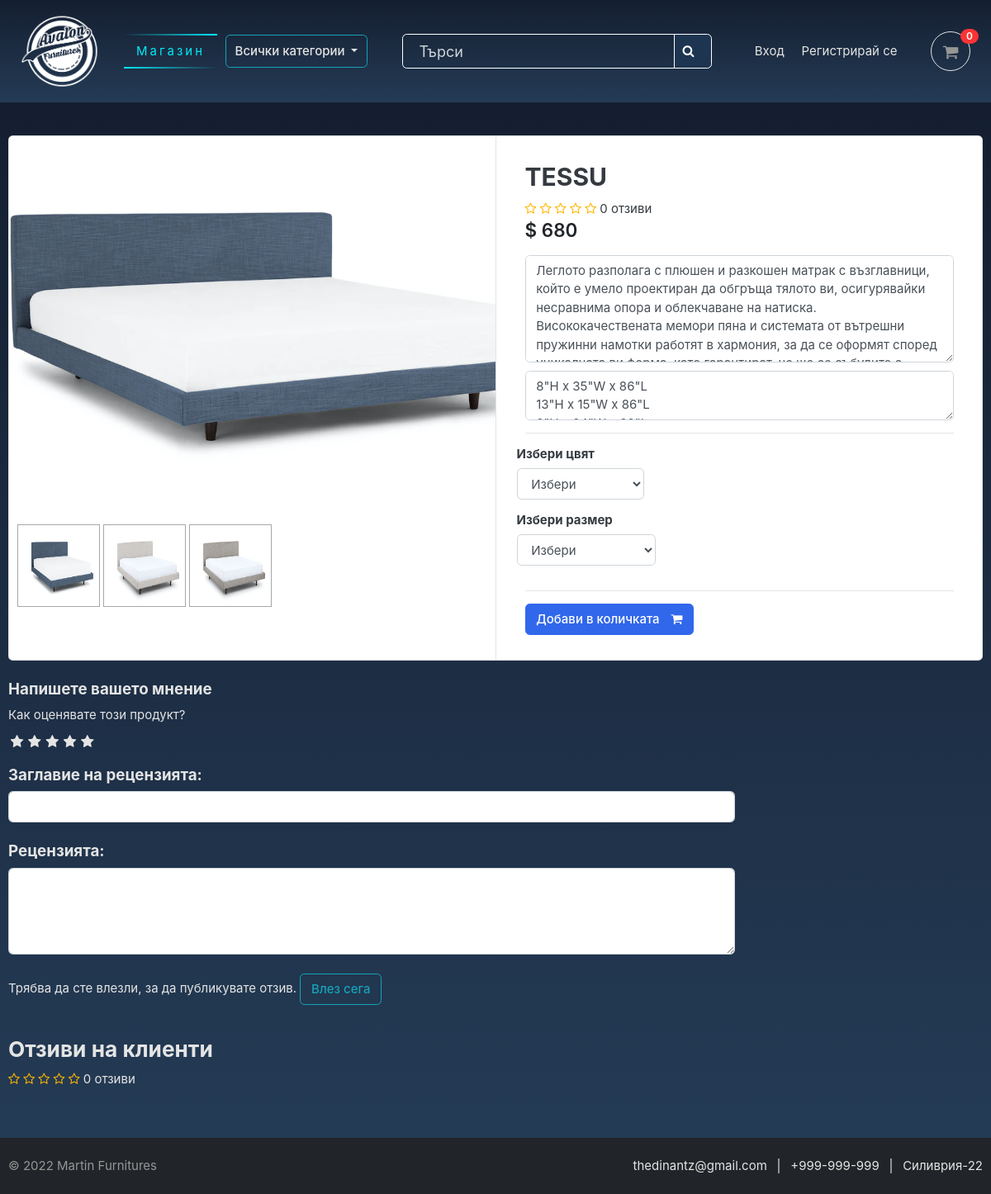
/store/category/spalnya/tessu/, run on an earlier commit of the app's database.
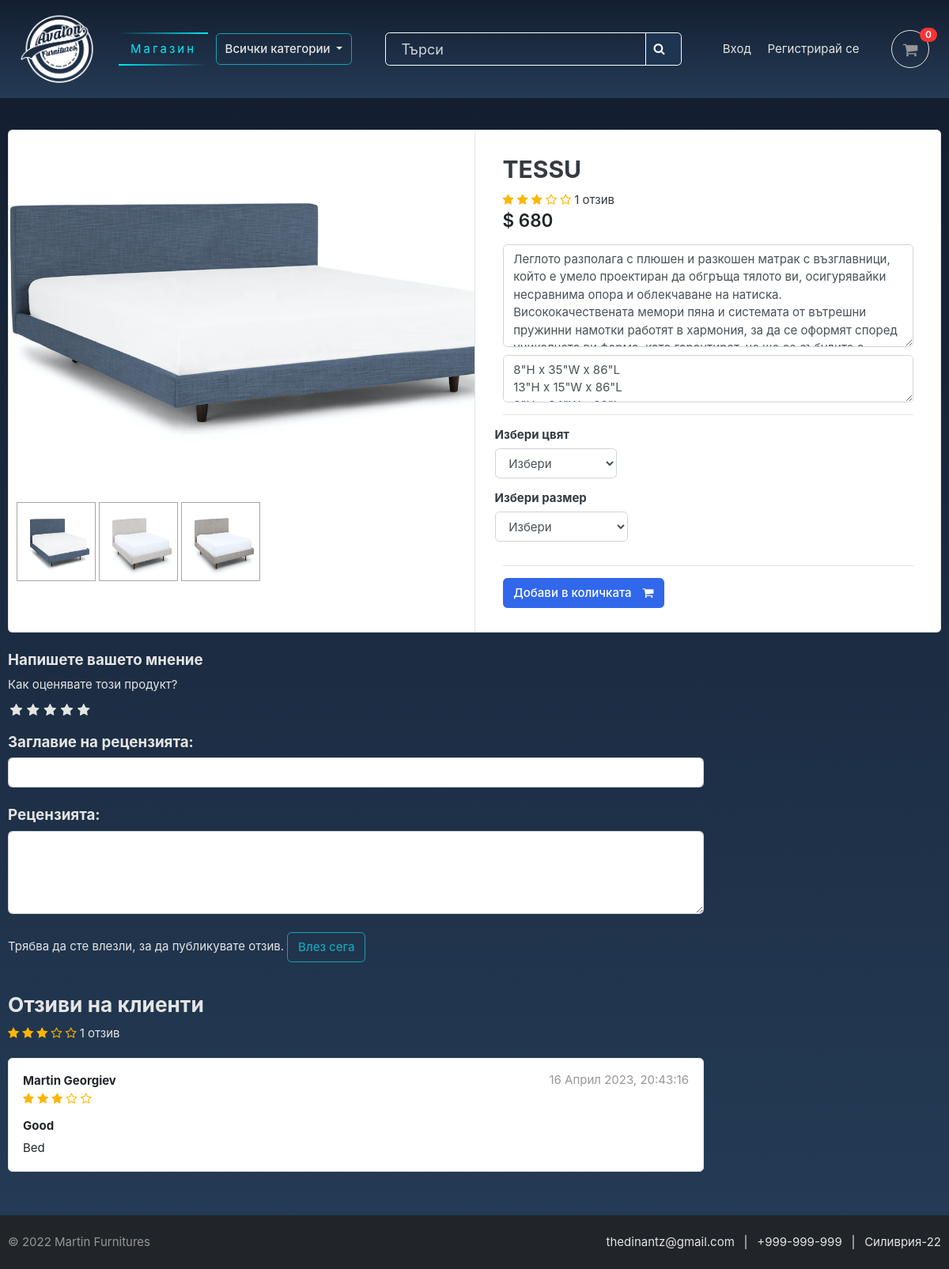
And on a later commit of the database.
### store/models.py (models this page shows, shortened)
class ProductGallery(models.Model):
    product = models.ForeignKey(Product, default=None, on_delete=models.CASCADE)
    image = models.ImageField(upload_to='store/products', max_length=255)
    class Meta:
        verbose_name = 'productgallery'
        verbose_name_plural = 'product gallery'

class Product(models.Model):
    product_name = models.CharField(max_length=50, unique=True)
    slug = models.SlugField(max_length=50, unique=True)
    description = models.TextField(max_length=600, blank=True)
    dimensions = models.TextField(max_length=200, blank=True)
    type = models.CharField(max_length=50, null=False, blank=False)
    price = models.IntegerField()
    images = models.ImageField(upload_to='photos/products')
    stock = models.IntegerField()
    is_available = models.BooleanField(default=True)
    category = models.ForeignKey(Category, on_delete=models.CASCADE)
    created_date = models.DateTimeField(auto_now_add=True)
    modified_date = models.DateTimeField(auto_now=True)
    def averageReview(self):
        reviews = ReviewRating.objects.filter(product=self, status=True).aggregate(average=Avg('rating'))
        avg = 0
        if reviews['average'] is not None:
            avg = float(reviews['average'])
        return avg
    def countReview(self):
        reviews = ReviewRating.objects.filter(product=self, status=True).aggregate(count=Count('id'))
        count = 0
        if reviews['count'] is not None:
            count = int(reviews['count'])
        return count

class ReviewRating(models.Model):
    product = models.ForeignKey(Product, on_delete=models.CASCADE)
    user = models.ForeignKey(Account, on_delete=models.CASCADE)
    subject = models.CharField(max_length=100, blank=True)
    review = models.TextField(max_length=500, blank=True)
    rating = models.FloatField()
    ip = models.CharField(max_length=20, blank=True)
    status = models.BooleanField(default=True)
    created_at = models.DateTimeField(auto_now_add=True)
    updated_at = models.DateTimeField(auto_now=True)

### accounts/models.py (models this page shows, shortened)
class Account(AbstractBaseUser):
    first_name = models.CharField(max_length=50)
    last_name = models.CharField(max_length=50)
    username = models.CharField(max_length=50, unique=True)
    email = models.EmailField(max_length=100, unique=True)
    phone_number = models.CharField(max_length=50)
    date_joined = models.DateTimeField(auto_now_add=True)
    last_login = models.DateTimeField(auto_now_add=True)
    is_admin = models.BooleanField(default=False)
    is_staff = models.BooleanField(default=False)
    is_active = models.BooleanField(default=False)
    is_superadmin = models.BooleanField(default=False)
    USERNAME_FIELD = 'email'
    REQUIRED_FIELDS = ['username', 'first_name', 'last_name']
    objects = MyAccountManager()
    def full_name(self):
        return f'{self.first_name} {self.last_name}'

### store/views.py (the view)
# urls.py: path('category/<slug:category_slug>/<slug:product_slug>/', views.product_detail, name='product_detail'),
def product_detail(request, category_slug, product_slug):
    try:
        single_product = Product.objects.get(category__slug=category_slug, slug=product_slug)
        in_cart = CartItem.objects.filter(cart__cart_id=_cart_id(request), product=single_product).exists()
    except Exception as e:
        raise e
    if request.user.is_authenticated:
        try:
            orderproduct = OrderProduct.objects.filter(user=request.user, product_id=single_product.id).exists()
        except OrderProduct.DoesNotExist:
            orderproduct = None
    else:
        orderproduct = None
    reviews = ReviewRating.objects.filter(product_id=single_product.id, status=True)
    product_gallery = ProductGallery.objects.filter(product_id=single_product.id)
    context = {
        'single_product': single_product,
        'in_cart'       : in_cart,
        'orderproduct': orderproduct,
        'reviews': reviews,
        'product_gallery': product_gallery,
    }
    return render(request, 'store/product_detail.html', context)

### carts/context_processors.py (called while the page is built)
def counter(request):
    cart_count = 0
    if 'admin' in request.path:
        return {}
    else:
        try:
            cart = Cart.objects.filter(cart_id=_cart_id(request))
            if request.user.is_authenticated:
                cart_items = CartItem.objects.all().filter(user=request.user)
            else:
                cart_items = CartItem.objects.all().filter(cart=cart[:1])
            for cart_item in cart_items:
                cart_count += cart_item.quantity
        except Cart.DoesNotExist:
            cart_count = 0
    return dict(cart_count=cart_count)

### carts/views.py (called while the page is built)
def _cart_id(request):
    cart = request.session.session_key
    if not cart:
        cart = request.session.create()
    return cart

### category/context_processors.py (called while the page is built)
def menu_links(request):
    links = Category.objects.all()
    return dict(links=links)

### category/models.py (called while the page is built)
    def get_url(self):
        return reverse('products_by_category', args=[self.slug])

### store/models.py (called while the page is built)
    def colors(self):
        return super(VariationManager, self).filter(variation_category='color', is_active=True)

    def sizes(self):
        return super(VariationManager, self).filter(variation_category='size', is_active=True)

### templates/store/product_detail.html (shortened to what the changed rows need)
{% extends 'base.html' %}
{% load static %}
{% block content %}
<section class="section padding-y coloringlinear">
    <div class="container">
		<div class="card">
			<div class="row no-gutters">
				<aside class="col-md-6">
					<article class="gallery-wrap">
						<div class="img-big-wrap mainImage" style="display: flex; justify-content: center; align-items: center;">
							<img src="{{ single_product.images.url }}" alt="Main Image" />
						</div>
					</article>
					<ul class="thumb">
						<li>
							<a href="{{ single_product.images.url }}" target="mainImage"><img src="{{ single_product.images.url }}" alt="Product Image"></a>
							{% for i in product_gallery %}
							<a href="{{i.image.url}}" target="mainImage"><img src="{{i.image.url}}" alt="Product Image"></a>
							{% endfor %}
						</li>
					</ul>
				</aside>
                <main class="col-md-6 border-left">
					<form action="{% url 'add_cart' single_product.id %}" method="POST">
						<article class="content-body">
							<h2 class="title">{{ single_product.product_name }}</h2>
								<div class="rating-star">
									<span>
										<i class="fa fa-star{% if single_product.averageReview < 0.5 %}-o{% elif single_product.averageReview >= 0.5 and single_product.averageReview < 1 %}-half-o {% endif %}" aria-hidden="true"></i>
										<i class="fa fa-star{% if single_product.averageReview < 1.5 %}-o{% elif single_product.averageReview >= 1.5 and single_product.averageReview < 2 %}-half-o {% endif %}" aria-hidden="true"></i>
										<i class="fa fa-star{% if single_product.averageReview < 2.5 %}-o{% elif single_product.averageReview >= 2.5 and single_product.averageReview < 3 %}-half-o {% endif %}" aria-hidden="true"></i>
										<i class="fa fa-star{% if single_product.averageReview < 3.5 %}-o{% elif single_product.averageReview >= 3.5 and single_product.averageReview < 4 %}-half-o {% endif %}" aria-hidden="true"></i>
										<i class="fa fa-star{% if single_product.averageReview < 4.5 %}-o{% elif single_product.averageReview >= 4.5 and single_product.averageReview < 5 %}-half-o {% endif %}" aria-hidden="true"></i>
										<span>{% if single_product.countReview == 0 %}0{% else %}{{ single_product.countReview }}{% endif %} отзив{% if single_product.countReview != 1 or single_product.countReview == 0 %}и{% endif %}</span>
									</span>
								</div>
							<div class="mb-3">
								<var class="price h4">$ {{single_product.price}}</var>
							</div>
                            <textarea style="min-height: 130px; max-height: 250px; margin-bottom: 10px;background-color: #fff;" class="form-control" readonly>{{ single_product.description }}</textarea>
                            <textarea style="min-height: 12 0px; max-height: 250px; margin-bottom: 10px;background-color: #fff;" class="form-control" readonly>{{ single_product.dimensions }}</textarea>
                            <hr>
							<div class="row">
								<div class="item-option-select">
								</div>
							</div>
							<div class="row">
								<div class="item-option-select">
								</div>
							</div>
							<hr>
							{% if single_product.stock <= 0 %}
							<h5 class="text-danger">Изчерпано количество</h5>
							{% else %}
							<button type="submit" class="btn  btn-primary"> <span class="text">Добави в количката</span> <i class="fa fa-shopping-cart"></i> </button>
							{% endif %}
						</article>
					</form>
				</main>
        </div>
    </div>
    <br>
    <div class="row">
        <div class="col-md-9 text-light">
                <br>
                <header class="section-heading">
	            <div class="rating-star">
		        <span>
			        <i class="fa fa-star{% if single_product.averageReview < 0.5 %}-o{% elif single_product.averageReview >= 0.5 and single_product.averageReview < 1 %}-half-o {% endif %}" aria-hidden="true"></i>
			        <i class="fa fa-star{% if single_product.averageReview < 1.5 %}-o{% elif single_product.averageReview >= 1.5 and single_product.averageReview < 2 %}-half-o {% endif %}" aria-hidden="true"></i>
			        <i class="fa fa-star{% if single_product.averageReview < 2.5 %}-o{% elif single_product.averageReview >= 2.5 and single_product.averageReview < 3 %}-half-o {% endif %}" aria-hidden="true"></i>
			        <i class="fa fa-star{% if single_product.averageReview < 3.5 %}-o{% elif single_product.averageReview >= 3.5 and single_product.averageReview < 4 %}-half-o {% endif %}" aria-hidden="true"></i>
			        <i class="fa fa-star{% if single_product.averageReview < 4.5 %}-o{% elif single_product.averageReview >= 4.5 and single_product.averageReview < 5 %}-half-o {% endif %}" aria-hidden="true"></i>
					<span>{% if single_product.countReview == 0 %}0{% else %}{{ single_product.countReview }}{% endif %} отзив{% if single_product.countReview != 1 or single_product.countReview == 0 %}и{% endif %}</span>
				</span>
	            </div>
                </header>
                {% for review in reviews %}
				<article class="box mb-3 text-dark">
					<div class="icontext w-100">
						<div class="text">
							<span class="date text-muted float-md-right">{{review.updated_at}} </span>
							<h6 class="mb-1">{{review.user.full_name}} </h6>
							<div class="rating-star">
								<span>
									<i class="fa fa-star{% if review.rating == 0.5 %}-half-o{% elif review.rating < 1 %}-o {% endif %}" aria-hidden="true"></i>
									<i class="fa fa-star{% if review.rating == 1.5 %}-half-o{% elif review.rating < 2 %}-o {% endif %}" aria-hidden="true"></i>
									<i class="fa fa-star{% if review.rating == 2.5 %}-half-o{% elif review.rating < 3 %}-o {% endif %}" aria-hidden="true"></i>
									<i class="fa fa-star{% if review.rating == 3.5 %}-half-o{% elif review.rating < 4 %}-o {% endif %}" aria-hidden="true"></i>
									<i class="fa fa-star{% if review.rating == 4.5 %}-half-o{% elif review.rating < 5 %}-o {% endif %}" aria-hidden="true"></i>
								</span>
							</div>
						</div>
					</div>
					<div class="mt-3 text-dark">
						<h6>{{review.subject}}</h6>
						<p>
							{{review.review}}
						</p>
					</div>
				</article>
                {% endfor %}
			</div>
		</div>
	</div>
</section>
{% endblock content %}

What changed in the data, as far as the page shows it:
shown differently, row unchanged: Product "TESSU": countReview (not shown) → "1"
added ReviewRating: updated_at "16 Април 2023, 20:43:16", user.full_name "Martin Georgiev", rating 3 (drawn), subject "Good", review "Bed"
Also different on the page:
text no longer shown: "0 и 0 и"
